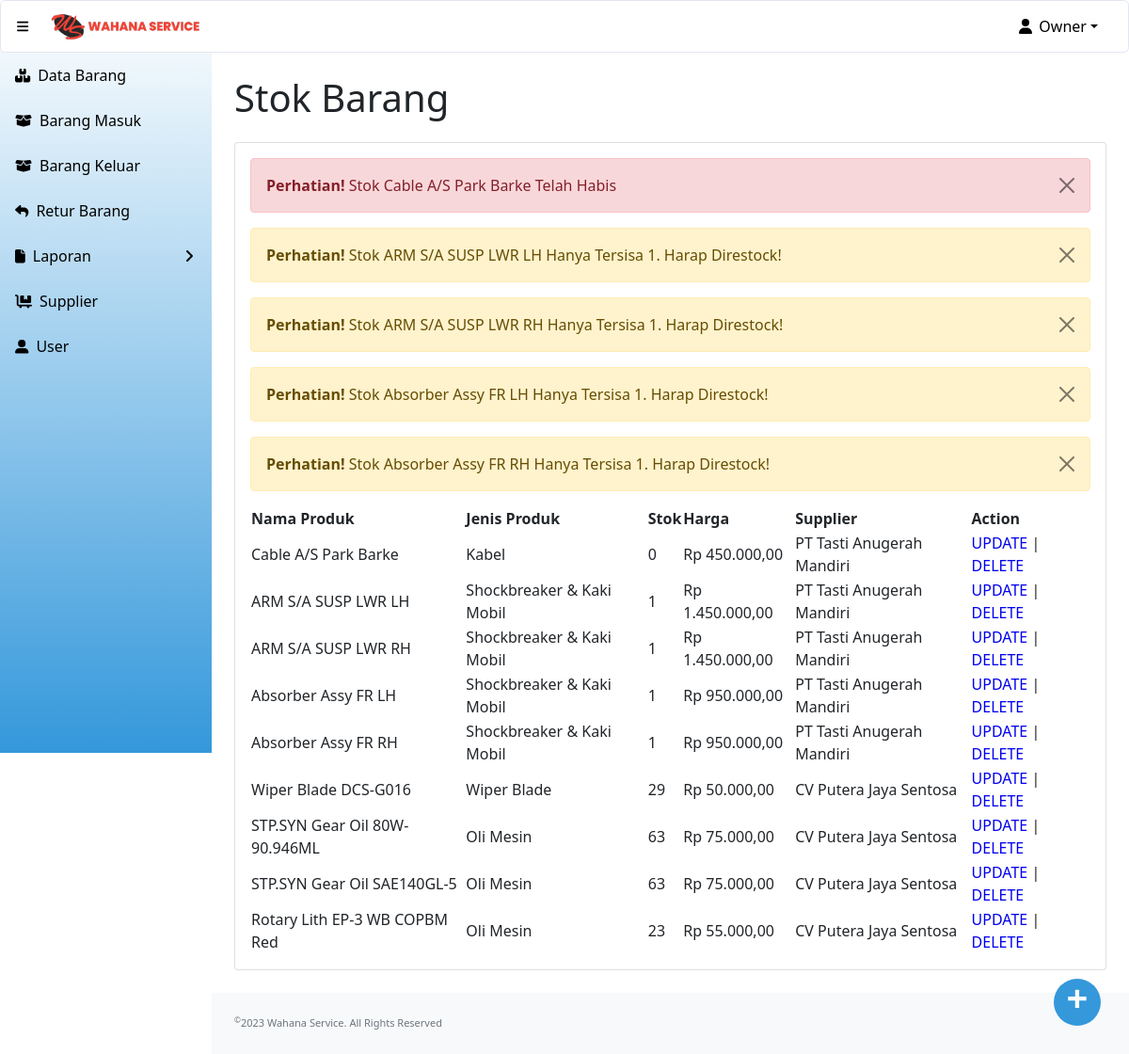
/ (signed in), run on an earlier commit of the app's database.
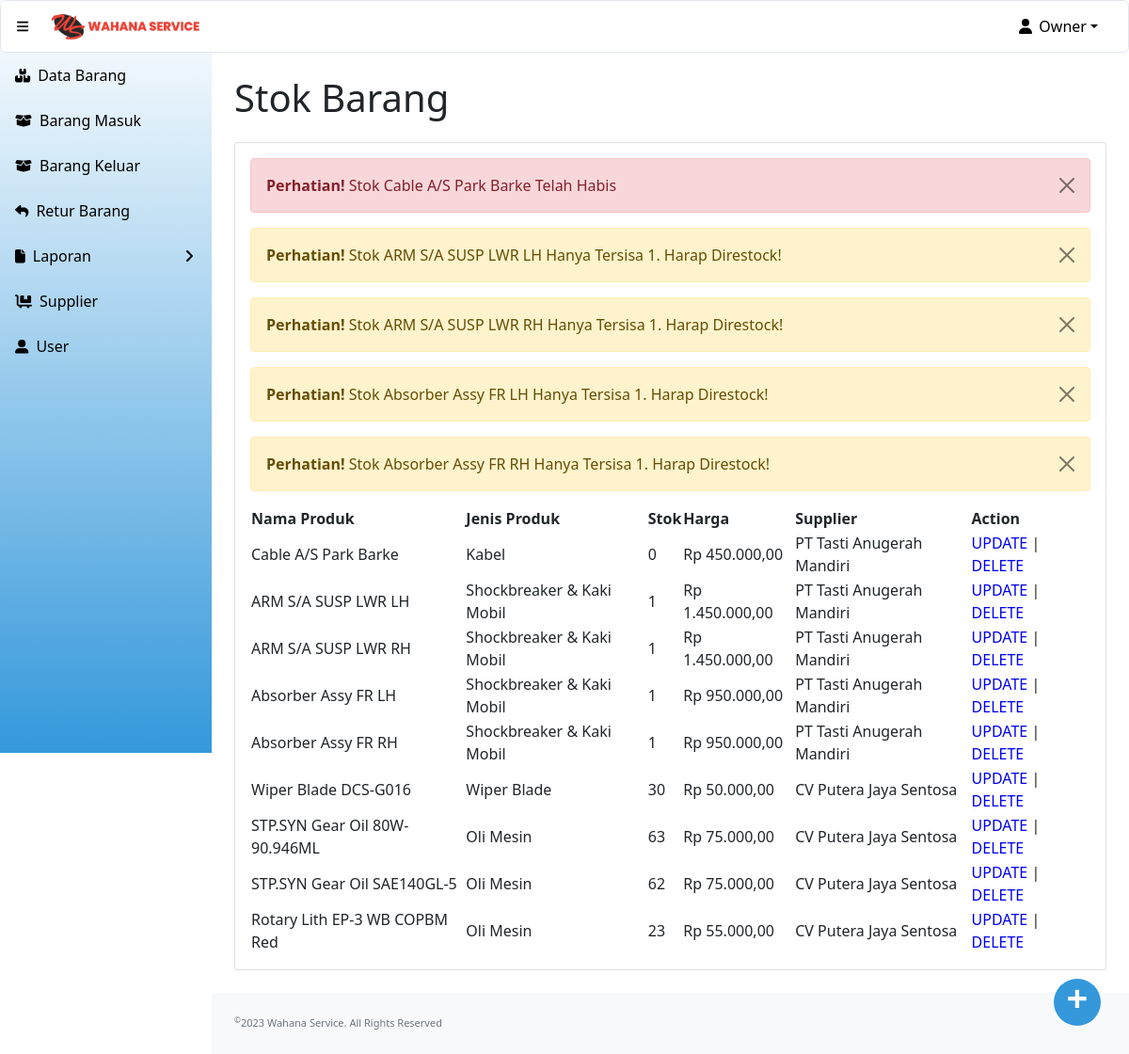
And on a later commit of the database.
### tables this page shows
CREATE TABLE `produk` (
  `id_produk` int(11) NOT NULL,
  `id_supplier` int(11) NOT NULL,
  `nama_produk` varchar(100) NOT NULL,
  `jenis_barang` varchar(100) NOT NULL,
  `qty` int(10) NOT NULL,
  `harga` int(10) NOT NULL
);

CREATE TABLE `supplier` (
  `id_supplier` int(11) NOT NULL,
  `nama_supplier` varchar(200) NOT NULL,
  `alamat` varchar(500) NOT NULL,
  `no_telp` varchar(20) NOT NULL
);

### conn.php (called while the page is built, shortened)
<?php
function FormatUang($harga){
    $hasil = "Rp " . number_format($harga,2,',','.');
    return $hasil;
}
?>

### index.php (the view, shortened to what this page needs)
<?php
include "conn.php";
?>
<!DOCTYPE html>
<html lang="en">
    <head>
        <link href="https://cdn.jsdelivr.net/npm/simple-datatables@latest/dist/style.css" rel="stylesheet" />
        <link href="css/styles.css" rel="stylesheet" />
    </head>
    <body class="sb-nav-fixed">
    <?php include "head.php"; ?>
        <div id="layoutSidenav">
        <?php include "menu.php"; ?>
            </div>
            <div id="layoutSidenav_content">
                <main>
                    <div class="container-fluid px-4">
                        <h1 class="mt-4" style="padding-bottom:15px";>Stok Barang</h1>
                        <div class="card mb-4">
                            <div class="card-body">
                                <?php
                                    $datastok = mysqli_query($koneksi, "select * from produk where qty < 1");
                                    while ($fetch=mysqli_fetch_array($datastok)){
                                        $nama_produk = $fetch['nama_produk'];
                                ?>
                                    <div class="alert alert-danger alert-dismissible">
                                        <button type="button" class="btn-close" data-bs-dismiss="alert"></button>
                                        <strong>Perhatian!</strong> Stok <?=$nama_produk;?> Telah Habis
                                    </div>
                               <?php
                                    }
                                    $datastok1 = mysqli_query($koneksi, "select * from produk where qty < 10 and qty > 0");
                                    while ($fetch=mysqli_fetch_array($datastok1)){
                                        $nama_produk = $fetch['nama_produk'];
                                        $qty = $fetch['qty'];
                                ?>
                                    <div class="alert alert-warning alert-dismissible">
                                        <button type="button" class="btn-close" data-bs-dismiss="alert"></button>
                                        <strong>Perhatian!</strong> Stok <?=$nama_produk;?> Hanya Tersisa <?=$qty;?>. Harap Direstock!
                                    </div>
                                <?php
                                    }
                                ?>
                                <div class="table-responsive">
                                    <table id="datatablesSimple">
                                        <thead>
                                            <tr>
                                                <th>Nama Produk</th>
                                                <th>Jenis Produk</th>
                                                <th>Stok</th>
                                                <th>Harga</th>
                                                <th>Supplier</th>
                                                <?php if($_SESSION['level'] == "owner"){?>
                                                <th>Action</th>
                                                <?php } ?>
                                            </tr>
                                        </thead>
                                        <tbody>
                                            <?php
                                                $sSQL="select * from produk p, supplier s where p.id_supplier = s.id_supplier  order  by id_produk";
                                                $result=mysqli_query($koneksi, $sSQL);
                                                if (mysqli_num_rows($result) > 0)
                                                {
                                                    while ($row=mysqli_fetch_assoc($result))
                                                    {
                                                        $id_produk = $row['id_produk'];
                                                        $nama_produk = $row['nama_produk'];
                                                        $jenis_produk = $row['jenis_barang'];
                                                        $qty= $row['qty'];
                                                        $harga= $row['harga'];
                                                        $nama_supplier=$row['nama_supplier'];
                                            ?>
                                                <tr>
                                                    <td><?php echo $nama_produk;?></td>
                                                    <td><?php echo $jenis_produk;?></td>
                                                    <td><?php echo $qty;?></td>
                                                    <td><?php echo FormatUang($harga);?></td>
                                                    <td><?php echo $nama_supplier;?></td>
                                                    <?php if($_SESSION['level'] == "owner"){?>
                                                    <td><?php echo "<a href='update_barang.php?id_produk=$id_produk' class='action'>UPDATE</a> |
                                                                    <a href='delete_barang.php?id_produk=$id_produk' class='action' onclick='return konfirmasi();'>DELETE</a>"; ?> </td>
                                                    <?php } ?>
                                                </tr>
                                            <?php
                                                    }
                                                }
                                            ?>
                                        </tbody>
                                    </table>
                                </div>
                            </div>
                        </div>
                    </div>
                    <?php if($_SESSION['level'] == "owner" || $_SESSION['level'] == "admin"){?>
                        <a href="add_barang.php" class="act-btn">
                            +
                        </a>
                    <?php } ?>
                </main>
                <footer class="py-4 bg-light mt-auto">
                    <div class="container-fluid px-4">
                        <div class="d-flex align-items-center justify-content-between small">
                           <div class="text-muted"><sup>&copy;</sup>2023 Wahana Service. All Rights Reserved</div>
                        </div>
                    </div>
                </footer>
            </div>
    </body>
</html>

### head.php (shortened to what this page needs)
<!DOCTYPE html>
<html lang="en">
    <head>
        <link href="https://cdn.jsdelivr.net/npm/simple-datatables@latest/dist/style.css" rel="stylesheet" />
        <link href="css/styles.css" rel="stylesheet" />
    </head>
<body class="sb-nav-fixed">
<nav class="sb-topnav navbar navbar-expand">
            <button class="btn btn-link btn-sm order-1 order-lg-0 me-4 me-lg-0" id="sidebarToggle" href="#!"><i class="fas fa-bars"></i></button>
            <a href="index.php"><img src="images/logo-1.png" width="170"></a>
             <ul class="navbar-nav ms-auto ms-md-0 me-3 me-lg-4">
                <li class="nav-item dropdown">
                <a class="nav-link dropdown-toggle" id="navbarDropdownMenuLink" href="#" role="button" data-bs-toggle="dropdown" aria-expanded="false"><i class="fas fa-user fa-fw"></i> <?php echo $_SESSION['fullname']; ?></a>
                </li>
            </ul>
        </nav>
</body>
</html>

### menu.php (shortened to what this page needs)
<!DOCTYPE html>
<html lang="en">
    <head>
        <link href="https://cdn.jsdelivr.net/npm/simple-datatables@latest/dist/style.css" rel="stylesheet" />
        <link href="css/styles.css" rel="stylesheet" />
    </head>
<body class="sb-nav-fixed">
<div id="layoutSidenav_nav">
    <nav class="sb-sidenav accordion" id="sidenavAccordion" style="background: -webkit-linear-gradient(bottom,#3498db, #FFFFFF);">
        <div class="sb-sidenav-menu">
            <div class="nav">
                <a class="nav-link" href="index.php">
                    <div class="sb-nav-link-icon"><i class="fa-solid fa-boxes-stacked"></i></div>
                    Data Barang
                </a>
                <?php if($_SESSION['level'] == "owner" || $_SESSION['level'] == "admin"){?>
                <a class="nav-link" href="restock_barang.php">
                    <div class="sb-nav-link-icon"><i class="fas fa-box-open"></i></div>
                    Barang Masuk
                </a>
                <?php } ?>
                <?php if($_SESSION['level'] == "owner" || $_SESSION['level'] == "kasir"){?>
                <a class="nav-link" href="barang_keluar.php">
                    <div class="sb-nav-link-icon"><i class="fas fa-box-open"></i></div>
                    Barang Keluar
                </a>
                <?php } ?>
                <?php if($_SESSION['level'] == "owner" || $_SESSION['level'] == "admin"){?>
                <a class="nav-link" href="retur.php">
                    <div class="sb-nav-link-icon"><i class="fa fa-reply"></i></div>
                    Retur Barang
                </a>
                <?php } ?>
                <a class="nav-link collapsed" href="#" data-bs-toggle="collapse" data-bs-target="#collapseLayouts" aria-expanded="false" aria-controls="collapseLayouts">
                    <div class="sb-nav-link-icon"><i class="fa fa-file"></i></div>
                    Laporan
                    <div class="sb-sidenav-collapse-arrow"><i class="fas fa-angle-down"></i></div>
                </a>
                <?php if($_SESSION['level'] == "owner" || $_SESSION['level'] == "admin"){?>
                <a class="nav-link" href="supplier.php">
                    <div class="sb-nav-link-icon"><i class="fa-solid fa-cart-flatbed"></i></div>
                    Supplier
                </a>
                <?php } ?>
                <?php if($_SESSION['level'] == "owner"){?>
                <a class="nav-link" href="user.php">
                    <div class="sb-nav-link-icon"><i class='fa-solid fa-user-large'></i></div>
                    User
                </a>
                <?php } ?>
            </div>
        </div>
    </nav>
</body>
</html>

What changed in the data, as far as the page shows it:
changed produk "Wiper Blade DCS-G016": qty "29" → "30"
changed produk "STP.SYN Gear Oil SAE140GL-5": qty "63" → "62"
